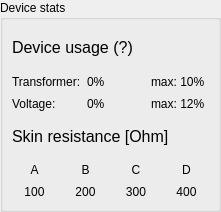
<?xml version="1.0" encoding="UTF-8"?>
<ui version="4.0">
 <class>FocStimDeviceStatsWidget</class>
 <widget class="QWidget" name="FocStimDeviceStatsWidget">
  <property name="geometry">
   <rect>
    <x>0</x>
    <y>0</y>
    <width>221</width>
    <height>212</height>
   </rect>
  </property>
  <property name="windowTitle">
   <string>Form</string>
  </property>
  <layout class="QVBoxLayout" name="verticalLayout">
   <property name="leftMargin">
    <number>0</number>
   </property>
   <property name="topMargin">
    <number>0</number>
   </property>
   <property name="rightMargin">
    <number>0</number>
   </property>
   <property name="bottomMargin">
    <number>0</number>
   </property>
   <item>
    <widget class="QGroupBox" name="groupBox">
     <property name="title">
      <string>Device stats</string>
     </property>
     <property name="flat">
      <bool>false</bool>
     </property>
     <layout class="QVBoxLayout" name="verticalLayout_2">
      <item>
       <widget class="QLabel" name="label">
        <property name="toolTip">
         <string>&lt;html&gt;&lt;head/&gt;&lt;body&gt;&lt;p&gt;How much of the device capabilities are used. Output power is limited to 100%.&lt;/p&gt;&lt;p&gt;To reduce transformer usage: use higher carrier frequency.&lt;/p&gt;&lt;p&gt;To reduce voltage usage: use lower carrier frequency.&lt;/p&gt;&lt;p&gt;Better electrodes will significantly reduce both.&lt;/p&gt;&lt;/body&gt;&lt;/html&gt;</string>
        </property>
        <property name="text">
         <string>&lt;html&gt;&lt;head/&gt;&lt;body&gt;&lt;p&gt;&lt;span style=&quot; font-size:12pt;&quot;&gt;Device usage (?)&lt;/span&gt;&lt;/p&gt;&lt;/body&gt;&lt;/html&gt;</string>
        </property>
       </widget>
      </item>
      <item>
       <widget class="QFrame" name="frame">
        <property name="frameShape">
         <enum>QFrame::Shape::NoFrame</enum>
        </property>
        <layout class="QGridLayout" name="gridLayout">
         <property name="leftMargin">
          <number>0</number>
         </property>
         <property name="topMargin">
          <number>0</number>
         </property>
         <property name="rightMargin">
          <number>0</number>
         </property>
         <property name="bottomMargin">
          <number>0</number>
         </property>
         <item row="2" column="0">
          <widget class="QLabel" name="label_4">
           <property name="text">
            <string>Voltage:</string>
           </property>
          </widget>
         </item>
         <item row="0" column="1">
          <widget class="QLabel" name="label_transformer">
           <property name="text">
            <string>0%</string>
           </property>
          </widget>
         </item>
         <item row="0" column="0">
          <widget class="QLabel" name="label_3">
           <property name="text">
            <string>Transformer:</string>
           </property>
          </widget>
         </item>
         <item row="0" column="2">
          <widget class="QLabel" name="label_transformer_max">
           <property name="text">
            <string>max: 10%</string>
           </property>
          </widget>
         </item>
         <item row="2" column="1">
          <widget class="QLabel" name="label_voltage">
           <property name="text">
            <string>0%</string>
           </property>
          </widget>
         </item>
         <item row="2" column="2">
          <widget class="QLabel" name="label_voltage_max">
           <property name="text">
            <string>max: 12%</string>
           </property>
          </widget>
         </item>
        </layout>
       </widget>
      </item>
      <item>
       <widget class="QLabel" name="label_2">
        <property name="text">
         <string>&lt;html&gt;&lt;head/&gt;&lt;body&gt;&lt;p&gt;&lt;span style=&quot; font-size:12pt;&quot;&gt;Skin resistance [Ohm]&lt;/span&gt;&lt;/p&gt;&lt;/body&gt;&lt;/html&gt;</string>
        </property>
       </widget>
      </item>
      <item>
       <widget class="QFrame" name="frame_2">
        <property name="frameShape">
         <enum>QFrame::Shape::NoFrame</enum>
        </property>
        <property name="frameShadow">
         <enum>QFrame::Shadow::Raised</enum>
        </property>
        <layout class="QGridLayout" name="gridLayout_2">
         <property name="leftMargin">
          <number>0</number>
         </property>
         <property name="topMargin">
          <number>0</number>
         </property>
         <property name="rightMargin">
          <number>0</number>
         </property>
         <property name="bottomMargin">
          <number>0</number>
         </property>
         <item row="0" column="0">
          <widget class="QLabel" name="label_a">
           <property name="text">
            <string>A</string>
           </property>
           <property name="alignment">
            <set>Qt::AlignmentFlag::AlignCenter</set>
           </property>
          </widget>
         </item>
         <item row="0" column="2">
          <widget class="QLabel" name="label_c">
           <property name="text">
            <string>C</string>
           </property>
           <property name="alignment">
            <set>Qt::AlignmentFlag::AlignCenter</set>
           </property>
          </widget>
         </item>
         <item row="0" column="1">
          <widget class="QLabel" name="label_b">
           <property name="text">
            <string>B</string>
           </property>
           <property name="alignment">
            <set>Qt::AlignmentFlag::AlignCenter</set>
           </property>
          </widget>
         </item>
         <item row="0" column="3">
          <widget class="QLabel" name="label_d">
           <property name="text">
            <string>D</string>
           </property>
           <property name="alignment">
            <set>Qt::AlignmentFlag::AlignCenter</set>
           </property>
          </widget>
         </item>
         <item row="1" column="0">
          <widget class="QLabel" name="resistance_a">
           <property name="text">
            <string>100</string>
           </property>
           <property name="alignment">
            <set>Qt::AlignmentFlag::AlignCenter</set>
           </property>
          </widget>
         </item>
         <item row="1" column="1">
          <widget class="QLabel" name="resistance_b">
           <property name="text">
            <string>200</string>
           </property>
           <property name="alignment">
            <set>Qt::AlignmentFlag::AlignCenter</set>
           </property>
          </widget>
         </item>
         <item row="1" column="2">
          <widget class="QLabel" name="resistance_c">
           <property name="text">
            <string>300</string>
           </property>
           <property name="alignment">
            <set>Qt::AlignmentFlag::AlignCenter</set>
           </property>
          </widget>
         </item>
         <item row="1" column="3">
          <widget class="QLabel" name="resistance_d">
           <property name="text">
            <string>400</string>
           </property>
           <property name="alignment">
            <set>Qt::AlignmentFlag::AlignCenter</set>
           </property>
          </widget>
         </item>
        </layout>
       </widget>
      </item>
     </layout>
    </widget>
   </item>
  </layout>
 </widget>
 <resources/>
 <connections/>
</ui>
